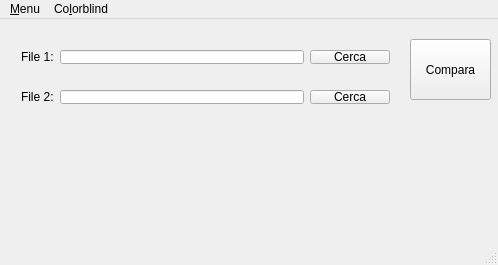
<?xml version="1.0" encoding="UTF-8"?>
<ui version="4.0">
 <class>MainWindow</class>
 <widget class="QMainWindow" name="MainWindow">
  <property name="geometry">
   <rect>
    <x>0</x>
    <y>0</y>
    <width>498</width>
    <height>265</height>
   </rect>
  </property>
  <property name="windowTitle">
   <string>Tyby File Comp v0.2b</string>
  </property>
  <property name="windowIcon">
   <iconset>
    <normaloff>../../../../../../usr/share/icons/hicolor/16x16/emblems/emblem-note.png</normaloff>../../../../../../usr/share/icons/hicolor/16x16/emblems/emblem-note.png</iconset>
  </property>
  <property name="windowOpacity">
   <double>1.000000000000000</double>
  </property>
  <widget class="QWidget" name="centralWidget">
   <widget class="QLabel" name="label_Sortida">
    <property name="geometry">
     <rect>
      <x>10</x>
      <y>100</y>
      <width>481</width>
      <height>111</height>
     </rect>
    </property>
    <property name="text">
     <string/>
    </property>
   </widget>
   <widget class="QPushButton" name="pushButton">
    <property name="geometry">
     <rect>
      <x>410</x>
      <y>20</y>
      <width>81</width>
      <height>61</height>
     </rect>
    </property>
    <property name="text">
     <string>Compara</string>
    </property>
   </widget>
   <widget class="QWidget" name="layoutWidget">
    <property name="geometry">
     <rect>
      <x>10</x>
      <y>60</y>
      <width>391</width>
      <height>36</height>
     </rect>
    </property>
    <layout class="QHBoxLayout" name="horizontalLayout_2">
     <item>
      <widget class="QLabel" name="label_Fitxer_2">
       <property name="text">
        <string>File 2:</string>
       </property>
      </widget>
     </item>
     <item>
      <widget class="QLineEdit" name="lineEdit2"/>
     </item>
     <item>
      <widget class="QPushButton" name="pushButton2">
       <property name="text">
        <string>Cerca</string>
       </property>
      </widget>
     </item>
    </layout>
   </widget>
   <widget class="QWidget" name="layoutWidget">
    <property name="geometry">
     <rect>
      <x>10</x>
      <y>20</y>
      <width>391</width>
      <height>36</height>
     </rect>
    </property>
    <layout class="QHBoxLayout" name="horizontalLayout">
     <item>
      <widget class="QLabel" name="label_Fitxer_1">
       <property name="toolTip">
        <string>Or SHA512 hash</string>
       </property>
       <property name="text">
        <string>File 1:</string>
       </property>
      </widget>
     </item>
     <item>
      <widget class="QLineEdit" name="lineEdit1">
       <property name="dragEnabled">
        <bool>false</bool>
       </property>
       <property name="readOnly">
        <bool>false</bool>
       </property>
      </widget>
     </item>
     <item>
      <widget class="QPushButton" name="pushButton1">
       <property name="text">
        <string>Cerca</string>
       </property>
      </widget>
     </item>
    </layout>
   </widget>
  </widget>
  <widget class="QMenuBar" name="menuBar">
   <property name="geometry">
    <rect>
     <x>0</x>
     <y>0</y>
     <width>498</width>
     <height>19</height>
    </rect>
   </property>
   <widget class="QMenu" name="menuMenu">
    <property name="title">
     <string>&amp;Menu</string>
    </property>
    <addaction name="actionShow_info"/>
    <addaction name="actionThe_expert_hash"/>
    <addaction name="actionSortir"/>
   </widget>
   <widget class="QMenu" name="menuDaltonics">
    <property name="title">
     <string>Co&amp;lorblind</string>
    </property>
    <addaction name="actionActivate"/>
   </widget>
   <addaction name="menuMenu"/>
   <addaction name="menuDaltonics"/>
  </widget>
  <widget class="QStatusBar" name="statusBar"/>
  <action name="actionSortir">
   <property name="text">
    <string>&amp;Sortir</string>
   </property>
  </action>
  <action name="actionObrir">
   <property name="text">
    <string>Obrir</string>
   </property>
  </action>
  <action name="actionFitxer">
   <property name="text">
    <string>Fitxer</string>
   </property>
  </action>
  <action name="actionCadena">
   <property name="text">
    <string>Cadena</string>
   </property>
  </action>
  <action name="actionInfo">
   <property name="text">
    <string>Info</string>
   </property>
   <property name="toolTip">
    <string>File info</string>
   </property>
  </action>
  <action name="actionActivate">
   <property name="checkable">
    <bool>true</bool>
   </property>
   <property name="text">
    <string>&amp;Activate</string>
   </property>
  </action>
  <action name="actionShow_info">
   <property name="checkable">
    <bool>true</bool>
   </property>
   <property name="text">
    <string>Show &amp;info</string>
   </property>
   <property name="toolTip">
    <string>Will pop up file info if files matches</string>
   </property>
  </action>
  <action name="actionMd4">
   <property name="text">
    <string>M&amp;D4</string>
   </property>
   <property name="toolTip">
    <string>MD4 (Deprecated)</string>
   </property>
  </action>
  <action name="actionThe_expert_hash">
   <property name="checkable">
    <bool>true</bool>
   </property>
   <property name="text">
    <string>The expert hash</string>
   </property>
  </action>
 </widget>
 <layoutdefault spacing="6" margin="11"/>
 <tabstops>
  <tabstop>lineEdit1</tabstop>
  <tabstop>lineEdit2</tabstop>
  <tabstop>pushButton1</tabstop>
  <tabstop>pushButton2</tabstop>
  <tabstop>pushButton</tabstop>
 </tabstops>
 <resources/>
 <connections>
  <connection>
   <sender>actionSortir</sender>
   <signal>triggered()</signal>
   <receiver>MainWindow</receiver>
   <slot>close()</slot>
   <hints>
    <hint type="sourcelabel">
     <x>-1</x>
     <y>-1</y>
    </hint>
    <hint type="destinationlabel">
     <x>199</x>
     <y>149</y>
    </hint>
   </hints>
  </connection>
 </connections>
</ui>
